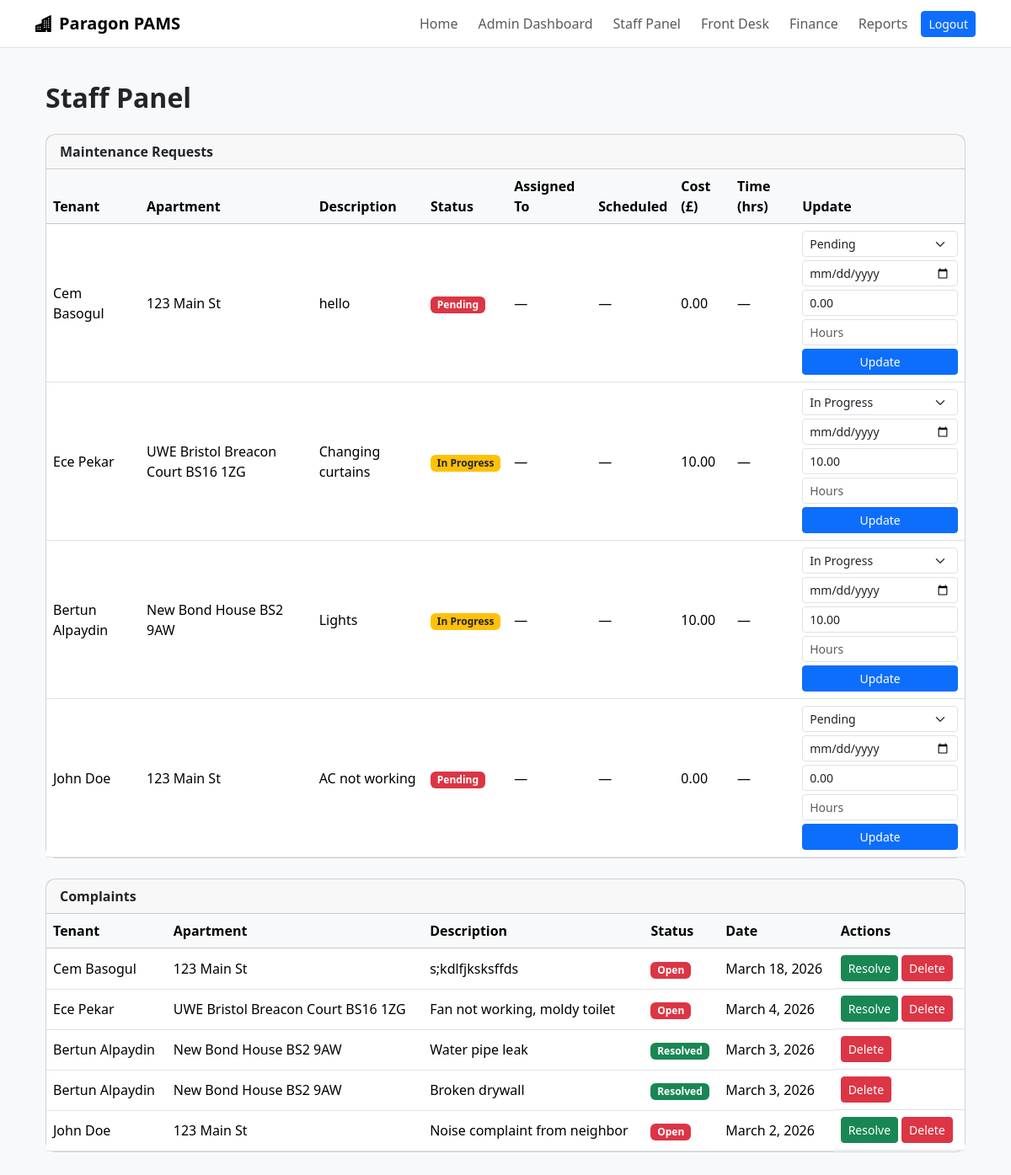
Page /staff/ (signed in) on the earlier database version.
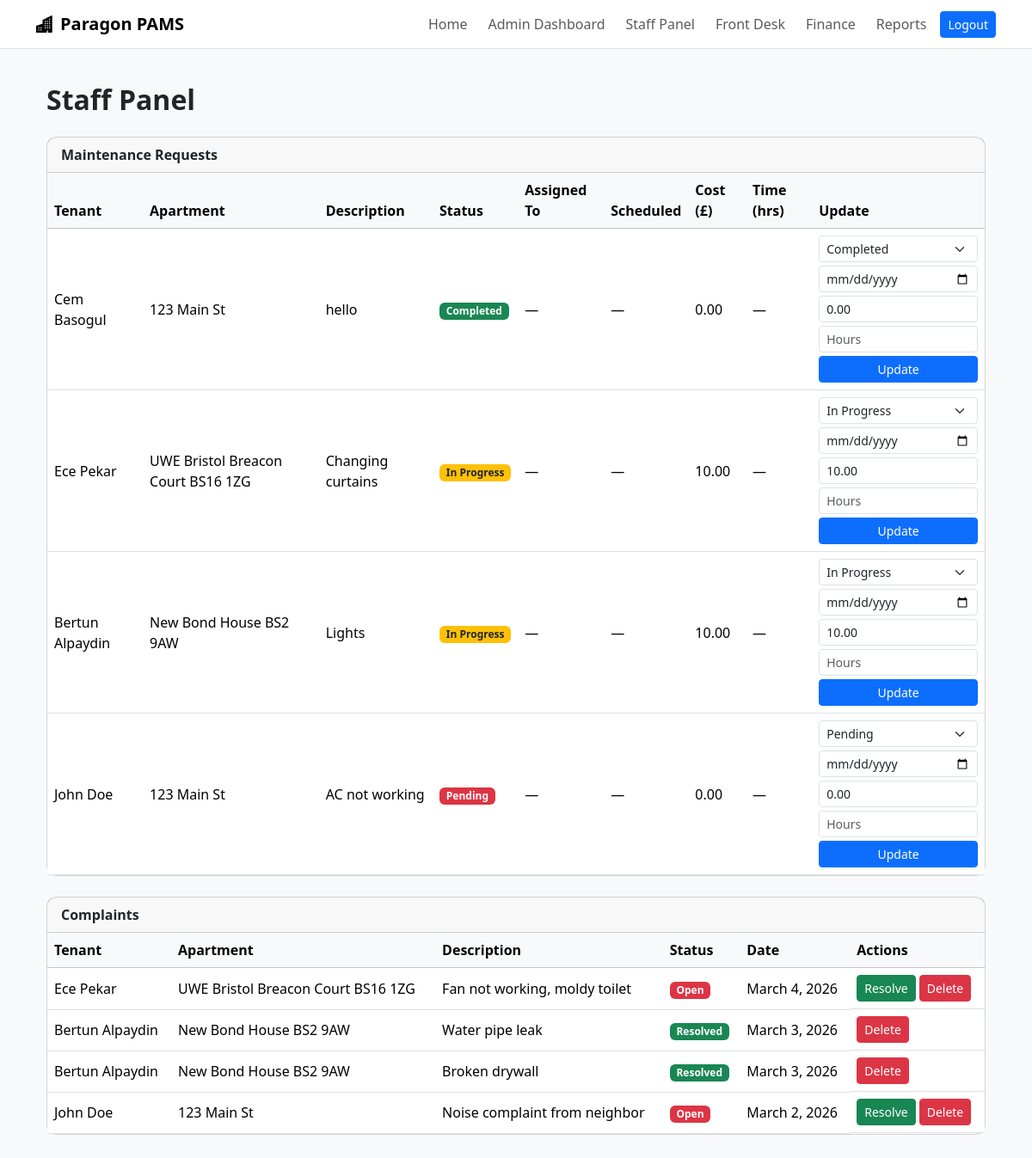
Same page on the later database version.
### core/models.py (models this page shows, shortened)
class MaintenanceRequest(models.Model):
    tenant = models.ForeignKey(Tenant, on_delete=models.CASCADE)
    apartment = models.ForeignKey(Apartment, on_delete=models.CASCADE)
    description = models.TextField()
    date_requested = models.DateField(auto_now_add=True)
    STATUS_CHOICES = [
        ('pending', 'Pending'),
        ('in_progress', 'In Progress'),
        ('completed', 'Completed'),
    ]
    status = models.CharField(max_length=20, choices=STATUS_CHOICES, default='pending')
    cost = models.DecimalField(max_digits=10, decimal_places=2, default=0)
    resolved_date = models.DateField(null=True, blank=True)
    scheduled_date = models.DateField(null=True, blank=True)
    time_taken = models.DecimalField(
        max_digits=5, decimal_places=1, null=True, blank=True,
        help_text="Hours taken to resolve"
    )
    assigned_to = models.ForeignKey(
        User, on_delete=models.SET_NULL, null=True, blank=True,
        related_name='assigned_maintenance',
        limit_choices_to={'role': 'MAINTENANCE'}
    )

class Tenant(models.Model):
    user = models.OneToOneField(User, on_delete=models.CASCADE, null=True, blank=True)
    first_name = models.CharField(max_length=100)
    last_name = models.CharField(max_length=100)
    email = models.EmailField(unique=True)
    phone = models.CharField(max_length=15)
    date_of_birth = models.DateField()
    ni_number = models.CharField(max_length=20, blank=True)  # National Insurance

class Apartment(models.Model):
    address = models.CharField(max_length=255)
    city = models.ForeignKey(City, on_delete=models.CASCADE)
    bedrooms = models.IntegerField()
    bathrooms = models.DecimalField(max_digits=3, decimal_places=1)
    rent = models.DecimalField(max_digits=10, decimal_places=2)
    available = models.BooleanField(default=True)

class Complaint(models.Model):
    tenant = models.ForeignKey(Tenant, on_delete=models.CASCADE)
    apartment = models.ForeignKey(Apartment, on_delete=models.CASCADE)
    description = models.TextField()
    date = models.DateField(auto_now_add=True)
    STATUS_CHOICES = [
        ('open', 'Open'),
        ('investigating', 'Investigating'),
        ('resolved', 'Resolved'),
        ('closed', 'Closed'),
    ]
    status = models.CharField(max_length=20, choices=STATUS_CHOICES, default='open')

### core/views.py (the view)
# urls.py: path('staff/', views.staff_panel, name='staff_panel'),
@login_required
def staff_panel(request):
    if request.user.role not in ['ADMIN', 'MANAGER', 'FRONTDESK', 'FINANCE', 'MAINTENANCE']:
        return redirect('tenant_dashboard')
    maintenance_requests = MaintenanceRequest.objects.select_related('tenant', 'apartment').order_by('-date_requested')
    complaints = Complaint.objects.select_related('tenant', 'apartment').order_by('-date')
    return render(request, 'admin/staff_panel.html', {
        'maintenance_requests': maintenance_requests,
        'complaints': complaints,
    })

### core/templates/admin/staff_panel.html (shortened to what the changed rows need)
{% extends "base.html" %}
{% block content %}
<div class="container py-3">
  <h2 class="fw-bold mb-4">Staff Panel</h2>
  <div class="card mb-4">
    <div class="table-responsive">
      <table class="table table-hover align-middle mb-0">
        <thead class="table-light">
          <tr>
            <th>Tenant</th>
            <th>Apartment</th>
            <th>Description</th>
            <th>Status</th>
            <th>Assigned To</th>
            <th>Scheduled</th>
            <th>Cost (£)</th>
            <th>Time (hrs)</th>
            <th>Update</th>
          </tr>
        </thead>
        <tbody>
          {% for req in maintenance_requests %}
          <tr>
            <td>{{ req.tenant.first_name }} {{ req.tenant.last_name }}</td>
            <td>{{ req.apartment.address }}</td>
            <td>{{ req.description|truncatechars:50 }}</td>
            <td>
              {% if req.status == 'pending' %}<span class="badge bg-danger">Pending</span>
              {% elif req.status == 'in_progress' %}<span class="badge bg-warning text-dark">In Progress</span>
              {% else %}<span class="badge bg-success">Completed</span>{% endif %}
            </td>
            <td>{{ req.assigned_to.get_full_name|default:"—" }}</td>
            <td>{{ req.scheduled_date|default:"—" }}</td>
            <td>{{ req.cost }}</td>
            <td>{{ req.time_taken|default:"—" }}</td>
            <td>
              <form method="post" action="{% url 'update_maintenance' req.id %}">
                <div class="mb-1">
                  <select name="status" class="form-select form-select-sm">
                    <option value="pending" {% if req.status == 'pending' %}selected{% endif %}>Pending</option>
                    <option value="in_progress" {% if req.status == 'in_progress' %}selected{% endif %}>In Progress</option>
                    <option value="completed" {% if req.status == 'completed' %}selected{% endif %}>Completed</option>
                  </select>
                </div>
                <div class="mb-1">
                  <input type="date" name="scheduled_date" class="form-control form-control-sm"
                    value="{{ req.scheduled_date|default:'' }}" placeholder="Scheduled date">
                </div>
                <div class="mb-1">
                  <input type="number" name="cost" class="form-control form-control-sm"
                    value="{{ req.cost }}" placeholder="Cost £" step="0.01" min="0">
                </div>
                <div class="mb-1">
                  <input type="number" name="time_taken" class="form-control form-control-sm"
                    value="{{ req.time_taken|default:'' }}" placeholder="Hours" step="0.5" min="0">
                </div>
                <button class="btn btn-sm btn-primary w-100">Update</button>
              </form>
            </td>
          </tr>
          {% empty %}
          <tr><td colspan="9" class="text-center text-muted p-4">No maintenance requests.</td></tr>
          {% endfor %}
        </tbody>
      </table>
    </div>
  </div>
  <div class="card">
    <div class="table-responsive">
      <table class="table table-hover align-middle mb-0">
        <thead class="table-light">
          <tr>
            <th>Tenant</th>
            <th>Apartment</th>
            <th>Description</th>
            <th>Status</th>
            <th>Date</th>
            <th>Actions</th>
          </tr>
        </thead>
        <tbody>
          {% for comp in complaints %}
          <tr>
            <td>{{ comp.tenant.first_name }} {{ comp.tenant.last_name }}</td>
            <td>{{ comp.apartment.address }}</td>
            <td>{{ comp.description|truncatechars:60 }}</td>
            <td>
              {% if comp.status == 'open' %}<span class="badge bg-danger">Open</span>
              {% elif comp.status == 'investigating' %}<span class="badge bg-warning text-dark">Investigating</span>
              {% elif comp.status == 'resolved' %}<span class="badge bg-success">Resolved</span>
              {% else %}<span class="badge bg-secondary">Closed</span>{% endif %}
            </td>
            <td>{{ comp.date }}</td>
            <td class="d-flex gap-1">
              {% if comp.status != 'resolved' %}
              <a href="{% url 'resolve_complaint' comp.id %}" class="btn btn-sm btn-success">Resolve</a>
              {% endif %}
              {% if user.role == 'ADMIN' or user.role == 'MANAGER' %}
              <a href="{% url 'delete_complaint' comp.id %}" class="btn btn-sm btn-danger"
                onclick="return confirm('Delete this complaint?')">Delete</a>
              {% endif %}
            </td>
          </tr>
          {% empty %}
          <tr><td colspan="6" class="text-center text-muted p-4">No complaints.</td></tr>
          {% endfor %}
        </tbody>
      </table>
    </div>
  </div>
</div>
{% endblock %}

Differences in the rows shown:
removed Complaint: tenant.first_name "Cem", tenant.last_name "Basogul", apartment.address "123 Main St", description "s;kdlfjksksffds", status "Open", date "March 18, 2026"
changed MaintenanceRequest "hello": status "Pending" → "Completed"
